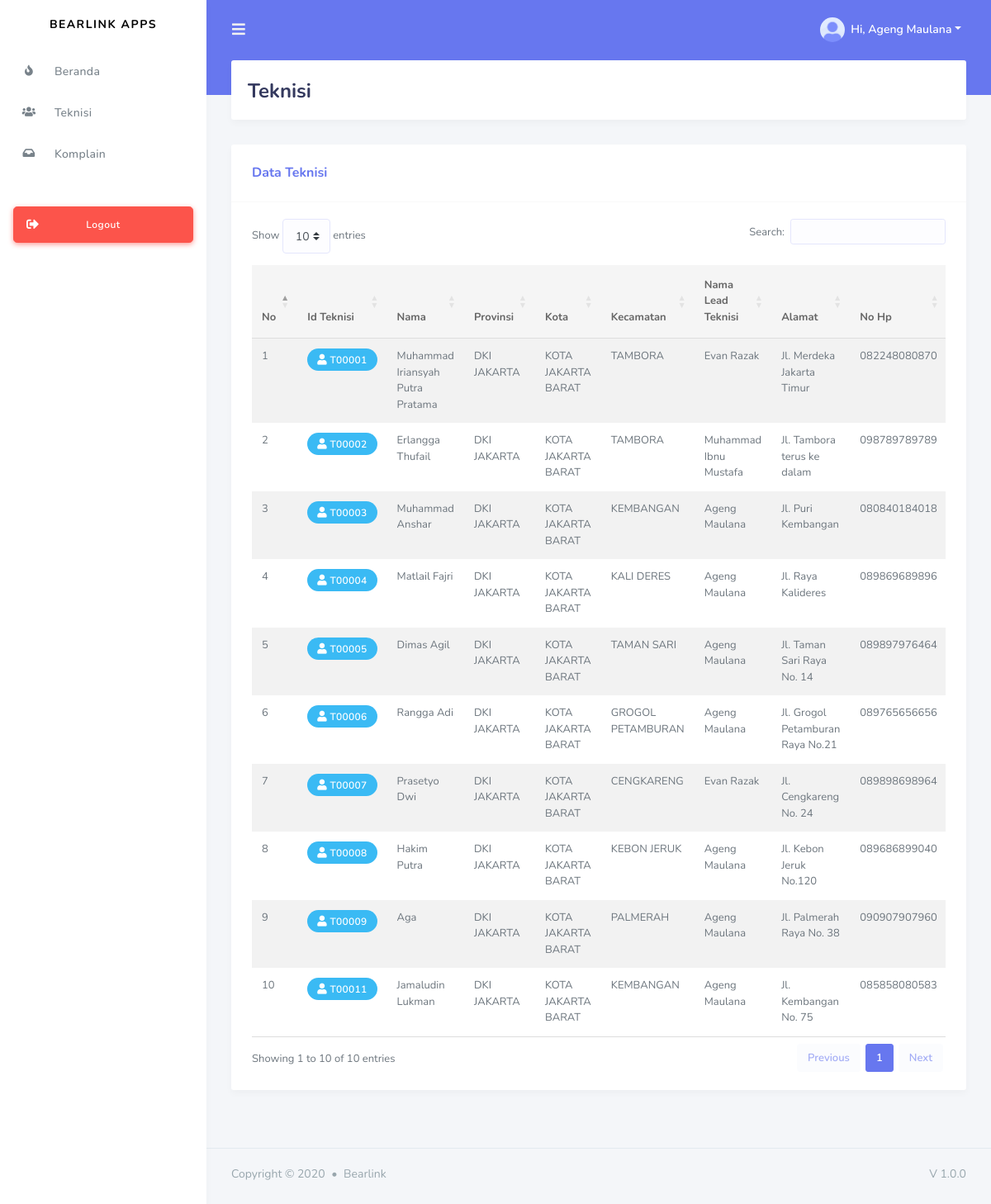
The app's page /index.php?page=technician (signed in) with its own data.
### tables this page shows
CREATE TABLE `lead_technician` (
  `id` varchar(32) NOT NULL,
  `province_id` char(2) DEFAULT NULL,
  `regency_id` char(4) DEFAULT NULL,
  `district_id` char(7) DEFAULT NULL,
  `full_name` varchar(50) NOT NULL,
  `email` varchar(50) NOT NULL,
  `password` varchar(10) NOT NULL,
  `handphone` varchar(12) NOT NULL,
  `date_of_birth` date NOT NULL,
  `full_address` longtext NOT NULL,
  `status` enum('online','offline') DEFAULT NULL,
  `lat` decimal(10,8) DEFAULT NULL,
  `lng` decimal(11,8) DEFAULT NULL,
  `created_at` timestamp NULL DEFAULT NULL,
  `updated_at` timestamp NULL DEFAULT NULL,
  `deleted_at` timestamp NULL DEFAULT NULL
);

CREATE TABLE `technician` (
  `id` varchar(32) NOT NULL,
  `province_id` char(2) DEFAULT NULL,
  `regency_id` char(4) DEFAULT NULL,
  `district_id` char(7) DEFAULT NULL,
  `lead_technician_id` varchar(32) DEFAULT NULL,
  `full_name` varchar(50) NOT NULL,
  `email` varchar(191) NOT NULL,
  `password` varchar(80) NOT NULL,
  `handphone` varchar(12) DEFAULT NULL,
  `date_of_birth` date NOT NULL,
  `full_address` longtext NOT NULL,
  `status` enum('online','offline') DEFAULT NULL,
  `lat` decimal(10,8) DEFAULT NULL,
  `lng` decimal(11,8) DEFAULT NULL,
  `created_at` timestamp NULL DEFAULT NULL,
  `updated_at` timestamp NULL DEFAULT NULL,
  `deleted_at` timestamp NULL DEFAULT NULL
);

CREATE TABLE `provinces` (
  `id` char(2) NOT NULL,
  `name` varchar(255) NOT NULL,
  `created_at` timestamp NULL DEFAULT NULL,
  `updated_at` timestamp NULL DEFAULT NULL,
  `deleted_at` timestamp NULL DEFAULT NULL
);

CREATE TABLE `regencies` (
  `id` char(4) NOT NULL,
  `province_id` char(2) NOT NULL,
  `name` varchar(255) NOT NULL,
  `created_at` timestamp NULL DEFAULT NULL,
  `updated_at` timestamp NULL DEFAULT NULL,
  `deleted_at` timestamp NULL DEFAULT NULL
);

CREATE TABLE `districts` (
  `id` char(7) NOT NULL,
  `regency_id` char(4) NOT NULL,
  `name` varchar(255) NOT NULL,
  `created_at` timestamp NULL DEFAULT NULL,
  `updated_at` timestamp NULL DEFAULT NULL,
  `deleted_at` timestamp NULL DEFAULT NULL
);

### service.php (called while the page is built, shortened)
<?php
    $role = $_SESSION['role'];
    $email = $_SESSION['email'];
    switch($role){
        case 3:
            $sql = mysqli_query($conn, "SELECT * from lead_technician WHERE email='$email'");
            $auth = mysqli_fetch_array($sql);
        break;
    }
?>

### page/lead/technician/technician.php (the view, shortened to what this page needs)
<div class="main-content">
    <section class="section">
        <div class="section-header">
            <h1>Teknisi</h1>
        </div>
        <div class="row">
            <div class="col-lg-12 col-md-12 col-12 col-sm-12">
                <div class="card">
                    <div class="card-header">
                        <h4>Data Teknisi</h4>
                    </div>
                    <div class="card-body">
                        <div class="table-responsive">
                            <table id="example" class="table table-striped">
                                <thead>
                                    <tr>
                                        <th>No</th>
                                        <th>Id Teknisi</th>
                                        <th>Nama</th>
                                        <th>Provinsi</th>
                                        <th>Kota</th>
                                        <th>Kecamatan</th>
                                        <th>Nama Lead Teknisi</th>
                                        <th>Alamat</th>
                                        <th>No Hp</th>
                                    </tr>
                                </thead>
                                <tbody>
                                <?php
                                $no = 1;
                                $q = mysqli_query($conn, "SELECT lead_technician.full_name as fullname_lead, technician.id as id_tech, technician.handphone as handphone_tech, provinces.name as provincy_name, regencies.name as regency_name, districts.name as district_name, technician.full_name as fullname_tech, technician.full_address as address_tech, technician.status as status_tech FROM technician
                                                        JOIN lead_technician ON technician.lead_technician_id=lead_technician.id
                                                        JOIN provinces ON technician.province_id=provinces.id
                                                        JOIN regencies ON technician.regency_id=regencies.id
                                                        JOIN districts ON technician.district_id=districts.id
                                                        WHERE technician.regency_id='$auth[regency_id]'") or die (mysqli_error($conn));
                                while($data=mysqli_fetch_array($q)){
                                ?>
                                    <tr>
                                        <td><?= $no ?></td>
                                        <td>
                                            <div class="badge badge-info"><i class="fas fa-user"></i> <?= $data['id_tech'] ?></div>
                                        </td>
                                        <td><?= $data['fullname_tech'] ?></td>
                                        <td><?= $data['provincy_name'] ?></td>
                                        <td><?= $data['regency_name'] ?></td>
                                        <td><?= $data['district_name'] ?></td>
                                        <td><?= $data['fullname_lead'] ?></td>
                                        <td><?= $data['address_tech'] ?></td>
                                        <td><?= $data['handphone_tech'] ?></td>
                                    </tr>
                                <?php $no++; } ?>
                            </table>
                        </div>
                    </div>
                </div>
            </div>
        </div>
    </section>
</div>
<footer class="main-footer">
    <div class="footer-left">
        Copyright &copy; 2020 <div class="bullet"></div> Bearlink
    </div>
    <div class="footer-right">
        V 1.0.0
    </div>
</footer>
</div>
</div>

### header.php (shortened to what this page needs)
<div class="navbar-bg"></div>
<nav class="navbar navbar-expand-lg main-navbar">
<form class="form-inline mr-auto">
    <ul class="navbar-nav mr-3">
    <li><a href="#" data-toggle="sidebar" class="nav-link nav-link-lg"><i class="fas fa-bars"></i></a></li>
    </ul>
</form>
<ul class="navbar-nav navbar-right">
    <li class="dropdown"><a href="#" data-toggle="dropdown" class="nav-link dropdown-toggle nav-link-lg nav-link-user">
    <img alt="image" src="assets/img/avatar/avatar-1.png" class="rounded-circle mr-1">
    <div class="d-sm-none d-lg-inline-block">Hi, <?= $auth['full_name'] ?></div></a>
    </li>
</ul>
</nav>

### records on screen
lead_technician: full_name "Ageng Maulana"
technician: id "T00001", full_name "Muhammad Iriansyah Putra Pratama", province.name "DKI JAKARTA", regency.name "KOTA JAKARTA BARAT", district.name "TAMBORA", lead_technician.full_name "Evan Razak", full_address "Jl. Merdeka Jakarta Timur", handphone "082248080870"
technician: id "T00002", full_name "Erlangga Thufail", province.name "DKI JAKARTA", regency.name "KOTA JAKARTA BARAT", district.name "TAMBORA", lead_technician.full_name "Muhammad Ibnu Mustafa", full_address "Jl. Tambora terus ke dalam", handphone "098789789789"
technician: id "T00003", full_name "Muhammad Anshar", province.name "DKI JAKARTA", regency.name "KOTA JAKARTA BARAT", district.name "KEMBANGAN", lead_technician.full_name "Ageng Maulana", full_address "Jl. Puri Kembangan", handphone "080840184018"
technician: id "T00004", full_name "Matlail Fajri", province.name "DKI JAKARTA", regency.name "KOTA JAKARTA BARAT", district.name "KALI DERES", lead_technician.full_name "Ageng Maulana", full_address "Jl. Raya Kalideres", handphone "089869689896"
technician: id "T00005", full_name "Dimas Agil", province.name "DKI JAKARTA", regency.name "KOTA JAKARTA BARAT", district.name "TAMAN SARI", lead_technician.full_name "Ageng Maulana", full_address "Jl. Taman Sari Raya No. 14", handphone "089897976464"
technician: id "T00006", full_name "Rangga Adi", province.name "DKI JAKARTA", regency.name "KOTA JAKARTA BARAT", district.name "GROGOL PETAMBURAN", lead_technician.full_name "Ageng Maulana", full_address "Jl. Grogol Petamburan Raya No.21", handphone "089765656656"
technician: id "T00007", full_name "Prasetyo Dwi", province.name "DKI JAKARTA", regency.name "KOTA JAKARTA BARAT", district.name "CENGKARENG", lead_technician.full_name "Evan Razak", full_address "Jl. Cengkareng No. 24", handphone "089898698964"
technician: id "T00008", full_name "Hakim Putra", province.name "DKI JAKARTA", regency.name "KOTA JAKARTA BARAT", district.name "KEBON JERUK", lead_technician.full_name "Ageng Maulana", full_address "Jl. Kebon Jeruk No.120", handphone "089686899040"
technician: id "T00009", full_name "Aga", province.name "DKI JAKARTA", regency.name "KOTA JAKARTA BARAT", district.name "PALMERAH", lead_technician.full_name "Ageng Maulana", full_address "Jl. Palmerah Raya No. 38", handphone "090907907960"
technician: id "T00011", full_name "Jamaludin Lukman", province.name "DKI JAKARTA", regency.name "KOTA JAKARTA BARAT", district.name "KEMBANGAN", lead_technician.full_name "Ageng Maulana", full_address "Jl. Kembangan No. 75", handphone "085858080583"
